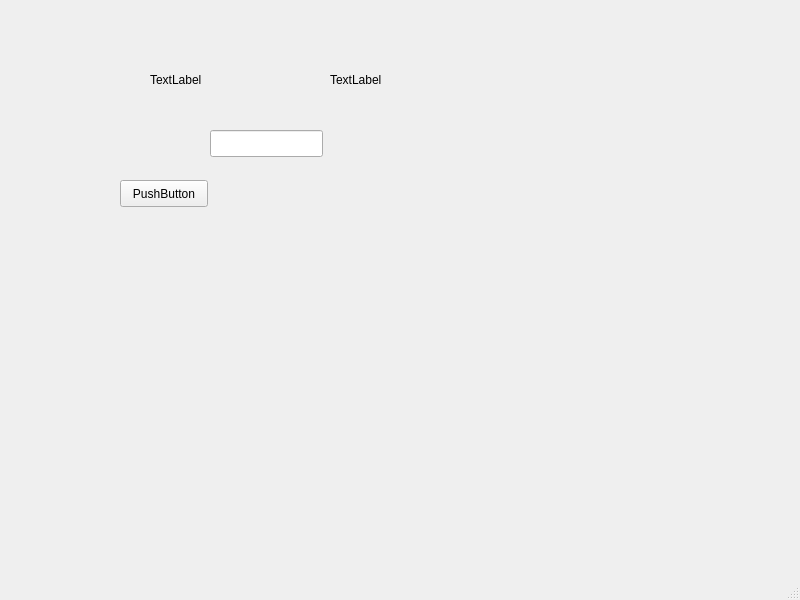
<?xml version="1.0" encoding="UTF-8"?>
<ui version="4.0">
 <class>MainWindow</class>
 <widget class="QMainWindow" name="MainWindow">
  <property name="geometry">
   <rect>
    <x>0</x>
    <y>0</y>
    <width>800</width>
    <height>600</height>
   </rect>
  </property>
  <property name="windowTitle">
   <string>MainWindow</string>
  </property>
  <widget class="QWidget" name="centralwidget">
   <widget class="QLabel" name="labelCurrentTemperature">
    <property name="geometry">
     <rect>
      <x>150</x>
      <y>70</y>
      <width>66</width>
      <height>19</height>
     </rect>
    </property>
    <property name="text">
     <string>TextLabel</string>
    </property>
   </widget>
   <widget class="QLabel" name="labelAverageTemperature">
    <property name="geometry">
     <rect>
      <x>330</x>
      <y>70</y>
      <width>66</width>
      <height>19</height>
     </rect>
    </property>
    <property name="text">
     <string>TextLabel</string>
    </property>
   </widget>
   <widget class="QPushButton" name="btnUpdate">
    <property name="geometry">
     <rect>
      <x>120</x>
      <y>180</y>
      <width>88</width>
      <height>27</height>
     </rect>
    </property>
    <property name="text">
     <string>PushButton</string>
    </property>
   </widget>
   <widget class="QWidget" name="chartWidget" native="true">
    <property name="geometry">
     <rect>
      <x>260</x>
      <y>210</y>
      <width>120</width>
      <height>80</height>
     </rect>
    </property>
   </widget>
   <widget class="QLineEdit" name="inputPeriod">
    <property name="geometry">
     <rect>
      <x>210</x>
      <y>130</y>
      <width>113</width>
      <height>27</height>
     </rect>
    </property>
   </widget>
  </widget>
  <widget class="QMenuBar" name="menubar">
   <property name="geometry">
    <rect>
     <x>0</x>
     <y>0</y>
     <width>800</width>
     <height>24</height>
    </rect>
   </property>
  </widget>
  <widget class="QStatusBar" name="statusbar"/>
 </widget>
 <resources/>
 <connections/>
</ui>
